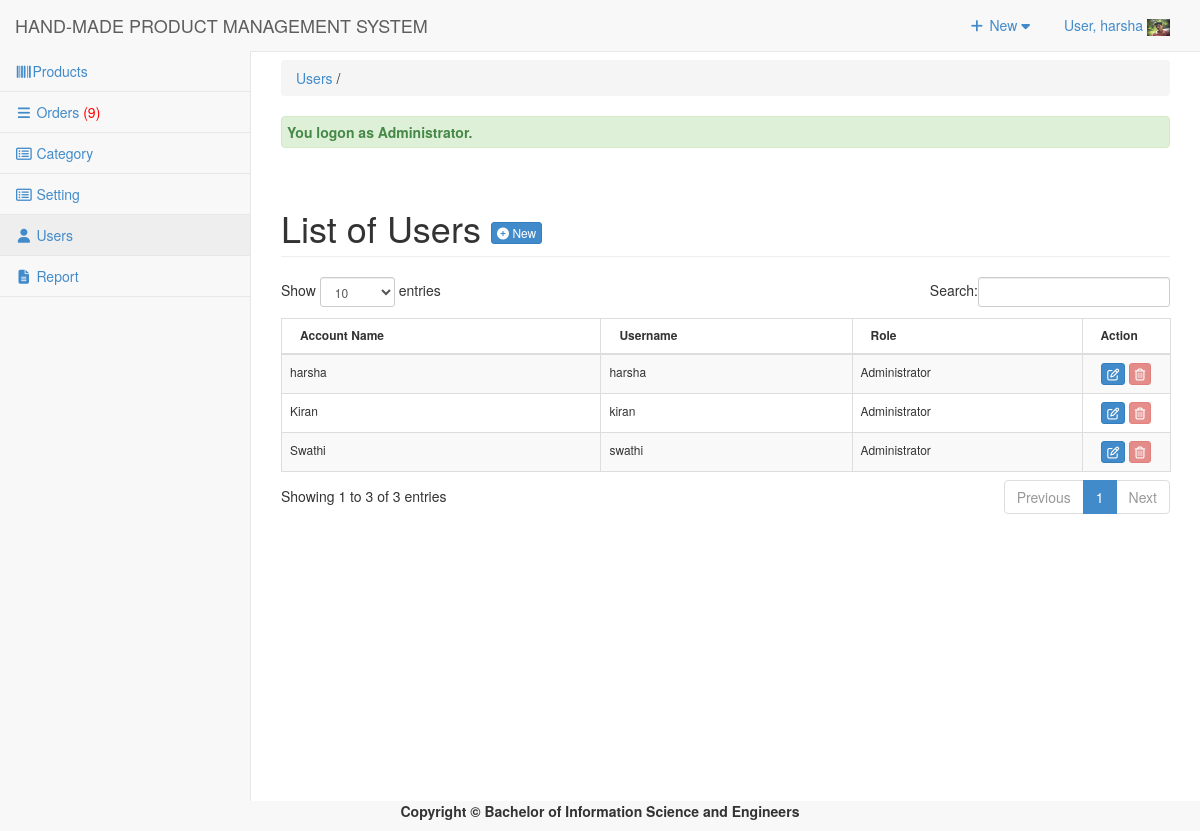
The app's page /admin/user/index.php (signed in) with its own data.
### tables this page shows
CREATE TABLE `tbluseraccount` (
  `USERID` int(11) NOT NULL,
  `U_NAME` varchar(122) NOT NULL,
  `U_USERNAME` varchar(122) NOT NULL,
  `U_PASS` varchar(122) NOT NULL,
  `U_ROLE` varchar(30) NOT NULL,
  `USERIMAGE` varchar(255) NOT NULL
);

### admin/user/index.php (called while the page is built, shortened)
<?php
require_once("../../include/initialize.php");
$view = (isset($_GET['view']) && $_GET['view'] != '') ? $_GET['view'] : '';
 $title="Users";
 $header=$view;
require_once ("../theme/templates.php");
?>

### include/database.php (called while the page is built, shortened)
<?php
class Database {
	var $sql_string = '';
	private $conn;
	public function open_connection() {
		$this->conn = mysqli_connect(server,user,pass);
		if(!$this->conn){
			echo "Problem in database connection! Contact administrator!";
			exit();
		}else{
			$db_select = mysqli_select_db($this->conn,database_name);
		}
	}
	function setQuery($sql='') {
		$this->sql_string=$sql;
	}
	function executeQuery() {
		$result = mysqli_query($this->conn,$this->sql_string);
		return $result;
	}
	private function confirm_query($result) {
		return $result;
	}
	function loadResultList( $key='' ) {
		$cur = $this->executeQuery();
		$array = array();
		while ($row = mysqli_fetch_object($cur)) {
			if ($key) {
				$array[$row->$key] = $row;
			} else {
				$array[] = $row;
			}
		}
		return $array;
	}
	function loadSingleResult() {
		$cur = $this->executeQuery();
		while ($row = mysqli_fetch_object($cur)) {
		return $data = $row;
		}
	}
	public function num_rows($result_set) {
		return mysqli_num_rows($result_set);
	}
}
$mydb = new Database();
?>

### include/accounts.php (called while the page is built, shortened)
<?php
require_once(LIB_PATH.DS.'database.php');
class User {
	protected static  $tblname = "tbluseraccount";
	function single_user($id=""){
			global $mydb;
			$mydb->setQuery("SELECT * FROM ".self::$tblname."
				Where USERID= '{$id}' LIMIT 1");
			$cur = $mydb->loadSingleResult();
			return $cur;
	}
}
?>

### admin/user/list.php (the view, shortened to what this page needs)
<div class="row">
       	 <div class="col-lg-12">
            <h1 class="page-header">List of Users  <a href="index.php?view=add" class="btn btn-primary btn-xs  ">  <i class="fa fa-plus-circle fw-fa"></i> New</a>  </h1>
       		</div>
   		 </div>
	 		    <form action="controller.php?action=delete" Method="POST">
			      <div class="table-responsive">
				<table id="dash-table" class="table table-striped table-bordered table-hover table-responsive" style="font-size:12px" cellspacing="0">
				  <thead>
				  	<tr>
				  		<th>
				  		 Account Name</th>
				  		<th>Username</th>
				  		<th>Role</th>
				  		<th width="10%" >Action</th>
				  	</tr>
				  </thead>
				  <tbody>
				  	<?php
				  		$mydb->setQuery("SELECT *
											FROM  `tbluseraccount`");
				  		$cur = $mydb->loadResultList();
						foreach ($cur as $result) {
				  		echo '<tr>';
				  		echo '<td>' . $result->U_NAME.'</a></td>';
				  		echo '<td>'. $result->U_USERNAME.'</td>';
				  		echo '<td>'. $result->U_ROLE.'</td>';
				  		If($result->USERID==$_SESSION['USERID'] || $result->U_ROLE=='MainAdministrator' || $result->U_ROLE=='Administrator') {
				  			$active = "Disabled";
				  		}else{
				  			$active = "";
				  		}
				  		echo '<td align="center" > <a title="Edit" href="index.php?view=edit&id='.$result->USERID.'"  class="btn btn-primary btn-xs  ">  <span class="fa fa-edit fw-fa"></span></a>
				  					 <a title="Delete" href="controller.php?action=delete&id='.$result->USERID.'" class="btn btn-danger btn-xs" '.$active.'><span class="fa fa-trash-o fw-fa"></span> </a>
				  					 </td>';
				  		echo '</tr>';
				  	}
				  	?>
				  </tbody>
				</table>
			</div>
				</form>
</div>

### admin/theme/templates.php (shortened to what this page needs)
<!DOCTYPE html>
<html lang="en">
<head>
<link href="<?php echo web_root; ?>admin/css/bootstrap.min.css" rel="stylesheet">
<link href="<?php echo web_root; ?>admin/css/metisMenu.min.css" rel="stylesheet">
<link href="<?php echo web_root; ?>admin/css/timeline.css" rel="stylesheet">
<link href="<?php echo web_root; ?>admin/css/sb-admin-2.css" rel="stylesheet">
<link href="<?php echo web_root; ?>admin/font/css/font-awesome.min.css" rel="stylesheet" type="text/css">
<link href="<?php echo web_root; ?>admin/font/font-awesome.min.css" rel="stylesheet" type="text/css">
<link href="<?php echo web_root; ?>admin/css/dataTables.bootstrap.css" rel="stylesheet">
<link href="<?php echo web_root; ?>css/bootstrap-datetimepicker.min.css" rel="stylesheet" media="screen">
<link href="<?php echo web_root; ?>css/datepicker.css" rel="stylesheet" media="screen">
<link href="<?php echo web_root; ?>admin/css/costum.css" rel="stylesheet">
<link href="<?php echo web_root; ?>admin/css/ekko-lightbox.css" rel="stylesheet">
</head>
  <?php
    $query = "SELECT * FROM tblsummary WHERE ORDEREDSTATS = 'Pending'";
    $mydb->setQuery($query);
    $cur = $mydb->executeQuery();
    $rowscount = $mydb->num_rows($cur);
    $res = isset($rowscount)? $rowscount : 0;
    if($res>0){
    $order = '<span style="color:red;">('.$res.')</span>';
    }else{
        $order = '<span> ('.$res.')</span>';
    }
?>
<body>
   <div id="wrapper">
        <nav class="navbar navbar-default navbar-static-top  " role="navigation" style="margin-bottom: 0">
            <div class="navbar-header">
                 <a class="navbar-brand"  href="<?php echo web_root; ?>admin/index.php" >HAND-MADE PRODUCT MANAGEMENT SYSTEM</a>
            </div>
            <ul class="nav navbar-top-links navbar-right">
                 <li class="dropdown">
                    <a class="dropdown-toggle" data-toggle="dropdown" href="#">
                        <i class="fa fa-plus fa-fw"></i> New  <i class="fa fa-caret-down"></i>
                    </a>
                </li>
<?php
 $user = New User();
$singleuser = $user->single_user($_SESSION['USERID']);
?>
                <li class="dropdown">
                    <a class="dropdown-toggle" data-toggle="dropdown" href="#">
                        User, <?php echo $_SESSION['U_NAME']; ?> <img title="profile image" width="23px" height="17px" src="<?php echo web_root.'admin/user/'.$singleuser ->USERIMAGE ?>">
                    </a>
                </li>
            </ul>
            <div class="navbar-default sidebar" role="navigation">
                <div class="sidebar-nav navbar-collapse">
                    <ul class="nav" id="side-menu">
                        <li>
                             <a href="<?php echo web_root; ?>admin/products/index.php"><i class="fa fa-barcode fa-fw"></i>Products </a>
                        </li>
                        <li>
                             <a href="<?php echo web_root; ?>admin/orders/index.php" ><i class="fa fa-reorder fa-fw"></i>  Orders <?php echo $order; ?></a>
                  </li>
                         <li>
                             <a href="<?php echo web_root; ?>admin/category/index.php" ><i class="fa fa-list-alt fa-fw"></i>  Category </a>
                        </li>
                        <?php if ($_SESSION['U_ROLE']=='Administrator') {
                        ?>
                         <li>
                             <a href="<?php echo web_root; ?>admin/settings/index.php" ><i class="fa fa-list-alt fa-fw"></i>  Setting </a>
                        </li>
                          <li>
                            <a href="<?php echo web_root; ?>admin/user/index.php" ><i class="fa fa-user fa-fw"></i> Users </a>
                        </li>
                         <li>
                            <a href="<?php echo web_root; ?>admin/report/index.php" ><i class="fa  fa-file-text fa-fw"></i> Report </a>
                        </li>
                 <?php }  ?>
                    </ul>
                </div>
            </div>
        </nav>
  <div id="page-wrapper">
            <div class="row" >
                <div class="col-lg-12">
                    <?php
                    if ($title<>'Dashboard'){
                       echo   '<p class="breadcrumb" style="margin-top: 8px;">
                        <a href="index.php" title="'. $title.'" >'. $title.'</a>
                        '.(isset($header) ? ' / '. $header : '').'  </p>'  ;
                    } ?>
                  <?php require_once $content; ?>
                </div>
            </div>
        </div>
</body>
      <footer><p  style="text-align: center;font-weight: bold;">Copyright &copy; Bachelor of Information Science and Engineers</p></footer>
</html>

### admin/css/sb-admin-2.css (style rules this page uses)
body { background-color: #f8f8f8; }
#wrapper { width: 100%; }
#page-wrapper { padding: 0 15px; min-height: 568px; background-color: #fff; }
@media (min-width:768px) { #page-wrapper { position: inherit; margin: 0 0 0 250px; padding: 0 30px; border-left: 1px solid #e7e7e7; } }
.navbar-top-links { margin-right: 0; }
.navbar-top-links li { display: inline-block; }
.navbar-top-links li:last-child { margin-right: 15px; }
.navbar-top-links li a { padding: 15px; min-height: 50px; }
.sidebar .sidebar-nav.navbar-collapse { padding-right: 0; padding-left: 0; }
.sidebar ul li { border-bottom: 1px solid #e7e7e7; }
.sidebar ul li a.active { background-color: #eee; }
@media (min-width:768px) { .sidebar { z-index: 1; position: absolute; width: 250px; margin-top: 51px; } }

### records on screen
tbluseraccount: USERIMAGE (picture), U_NAME "harsha", U_USERNAME "harsha", U_ROLE "Administrator"
tbluseraccount: U_NAME "Kiran", U_USERNAME "kiran", U_ROLE "Administrator"
tbluseraccount: U_NAME "Swathi", U_USERNAME "swathi", U_ROLE "Administrator"

### other values on screen
$_SESSION['U_NAME'] "harsha"
$res "9"
$title "Users"
$_SESSION['message'] "You logon as Administrator."
